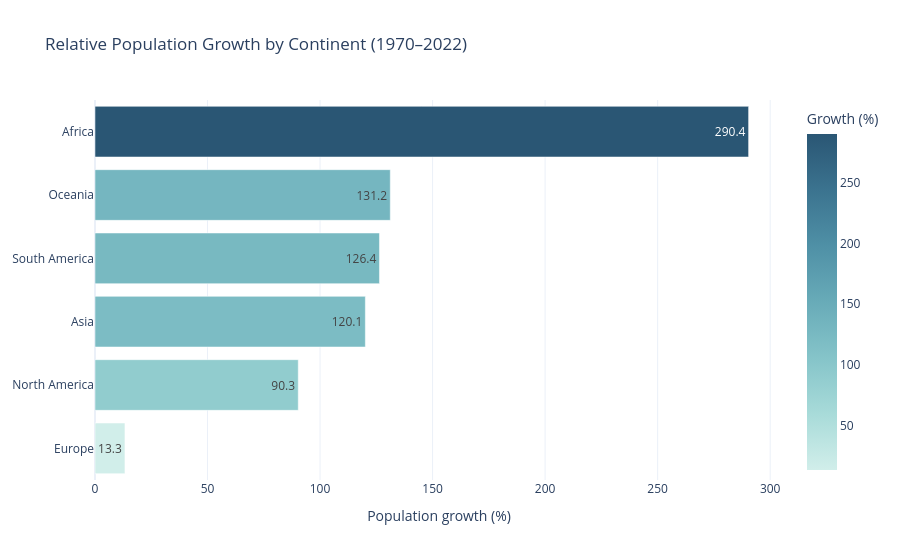

Write notebook code for a chart like this one.
### Code cell
# Q1: Which continent is growing fastest?

continent_growth = (
    df.groupby("Continent")
    .agg({
        "1970 Population": "sum",
        "2022 Population": "sum"
    })
    .reset_index()
)

continent_growth["Growth (%)"] = (
    (continent_growth["2022 Population"] -
     continent_growth["1970 Population"]) /
    continent_growth["1970 Population"] * 100
)

continent_growth = continent_growth.sort_values(
    "Growth (%)", ascending=True
)

fig = px.bar(
    continent_growth,
    x="Growth (%)",
    y="Continent",
    orientation="h",
    text_auto=".1f",
    title="Relative Population Growth by Continent (1970–2022)",
    template="plotly_white",
    color="Growth (%)",
    color_continuous_scale="Teal"
)

fig.update_layout(
    showlegend=False,
    xaxis_title="Population growth (%)",
    yaxis_title=None
)

fig.show()

### Figure 1 — Plotly figure (JSON) as saved in the notebook; plotly's stock layout.template omitted (floating-point values rounded to 4 significant figures)
{"data": [{"hovertemplate": "Growth (%)=%{marker.color}<br>Continent=%{y}<extra></extra>", "legendgroup": "", "marker": {"color": [13.3, 90.31, 120.1, 126.4, 131.2, 290.4], "coloraxis": "coloraxis", "pattern": {"shape": ""}}, "name": "", "orientation": "h", "showlegend": false, "textposition": "auto", "texttemplate": "%{x:.1f}", "type": "bar", "x": [13.3, 90.31, 120.1, 126.4, 131.2, 290.4], "xaxis": "x", "y": ["Europe", "North America", "Asia", "South America", "Oceania", "Africa"], "yaxis": "y"}], "layout": {"barmode": "relative", "coloraxis": {"autocolorscale": false, "colorbar": {"title": {"text": "Growth (%)"}}, "colorscale": [[0, "rgb(209, 238, 234)"], [0.1667, "rgb(168, 219, 217)"], [0.3333, "rgb(133, 196, 201)"], [0.5, "rgb(104, 171, 184)"], [0.6667, "rgb(79, 144, 166)"], [0.8333, "rgb(59, 115, 143)"], [1, "rgb(42, 86, 116)"]]}, "legend": {"tracegroupgap": 0}, "showlegend": false, "title": {"text": "Relative Population Growth by Continent (1970–2022)"}, "xaxis": {"anchor": "y", "domain": [0, 1], "title": {"text": "Population growth (%)"}}, "yaxis": {"anchor": "x", "domain": [0, 1], "title": {}}}}
